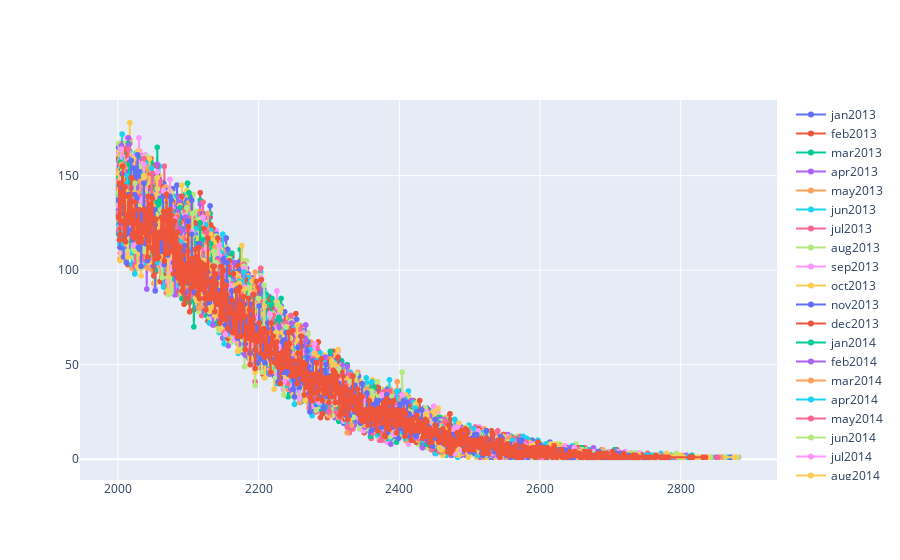

The notebook cell this image was saved under:
### Code cell
plotRatingDistributions(True)

### Figure 1 — Plotly figure (JSON) as saved in the notebook; plotly's stock layout.template omitted (floating-point values rounded to 4 significant figures; data arrays with more than 128 entries replaced by an {"elided": "..."} marker saying what was removed)
{"data": [{"mode": "lines+markers", "name": "jan2013", "type": "scattergl", "x": {"elided": "707 int values"}, "y": {"elided": "707 int values"}}, {"mode": "lines+markers", "name": "feb2013", "type": "scattergl", "x": {"elided": "709 int values"}, "y": {"elided": "709 int values"}}, {"mode": "lines+markers", "name": "mar2013", "type": "scattergl", "x": {"elided": "714 int values"}, "y": {"elided": "714 int values"}}, {"mode": "lines+markers", "name": "apr2013", "type": "scattergl", "x": {"elided": "708 int values"}, "y": {"elided": "708 int values"}}, {"mode": "lines+markers", "name": "may2013", "type": "scattergl", "x": {"elided": "712 int values"}, "y": {"elided": "712 int values"}}, {"mode": "lines+markers", "name": "jun2013", "type": "scattergl", "x": {"elided": "714 int values"}, "y": {"elided": "714 int values"}}, {"mode": "lines+markers", "name": "jul2013", "type": "scattergl", "x": {"elided": "710 int values"}, "y": {"elided": "710 int values"}}, {"mode": "lines+markers", "name": "aug2013", "type": "scattergl", "x": {"elided": "712 int values"}, "y": {"elided": "712 int values"}}, {"mode": "lines+markers", "name": "sep2013", "type": "scattergl", "x": {"elided": "715 int values"}, "y": {"elided": "715 int values"}}, {"mode": "lines+markers", "name": "oct2013", "type": "scattergl", "x": {"elided": "724 int values"}, "y": {"elided": "724 int values"}}, {"mode": "lines+markers", "name": "nov2013", "type": "scattergl", "x": {"elided": "713 int values"}, "y": {"elided": "713 int values"}}, {"mode": "lines+markers", "name": "dec2013", "type": "scattergl", "x": {"elided": "719 int values"}, "y": {"elided": "719 int values"}}, {"mode": "lines+markers", "name": "jan2014", "type": "scattergl", "x": {"elided": "717 int values"}, "y": {"elided": "717 int values"}}, {"mode": "lines+markers", "name": "feb2014", "type": "scattergl", "x": {"elided": "714 int values"}, "y": {"elided": "714 int values"}}, {"mode": "lines+markers", "name": "mar2014", "type": "scattergl", "x": {"elided": "715 int values"}, "y": {"elided": "715 int values"}}, {"mode": "lines+markers", "name": "apr2014", "type": "scattergl", "x": {"elided": "706 int values"}, "y": {"elided": "706 int values"}}, {"mode": "lines+markers", "name": "may2014", "type": "scattergl", "x": {"elided": "710 int values"}, "y": {"elided": "710 int values"}}, {"mode": "lines+markers", "name": "jun2014", "type": "scattergl", "x": {"elided": "713 int values"}, "y": {"elided": "713 int values"}}, {"mode": "lines+markers", "name": "jul2014", "type": "scattergl", "x": {"elided": "709 int values"}, "y": {"elided": "709 int values"}}, {"mode": "lines+markers", "name": "aug2014", "type": "scattergl", "x": {"elided": "719 int values"}, "y": {"elided": "719 int values"}}, {"mode": "lines+markers", "name": "sep2014", "type": "scattergl", "x": {"elided": "711 int values"}, "y": {"elided": "711 int values"}}, {"mode": "lines+markers", "name": "oct2014", "type": "scattergl", "x": {"elided": "715 int values"}, "y": {"elided": "715 int values"}}, {"mode": "lines+markers", "name": "nov2014", "type": "scattergl", "x": {"elided": "717 int values"}, "y": {"elided": "717 int values"}}, {"mode": "lines+markers", "name": "dec2014", "type": "scattergl", "x": {"elided": "717 int values"}, "y": {"elided": "717 int values"}}, {"mode": "lines+markers", "name": "jan2015", "type": "scattergl", "x": {"elided": "717 int values"}, "y": {"elided": "717 int values"}}, {"mode": "lines+markers", "name": "feb2015", "type": "scattergl", "x": {"elided": "714 int values"}, "y": {"elided": "714 int values"}}, {"mode": "lines+markers", "name": "mar2015", "type": "scattergl", "x": {"elided": "712 int values"}, "y": {"elided": "712 int values"}}, {"mode": "lines+markers", "name": "apr2015", "type": "scattergl", "x": {"elided": "714 int values"}, "y": {"elided": "714 int values"}}, {"mode": "lines+markers", "name": "may2015", "type": "scattergl", "x": {"elided": "714 int values"}, "y": {"elided": "714 int values"}}, {"mode": "lines+markers", "name": "jun2015", "type": "scattergl", "x": {"elided": "711 int values"}, "y": {"elided": "711 int values"}}, {"mode": "lines+markers", "name": "jul2015", "type": "scattergl", "x": {"elided": "712 int values"}, "y": {"elided": "712 int values"}}, {"mode": "lines+markers", "name": "aug2015", "type": "scattergl", "x": {"elided": "716 int values"}, "y": {"elided": "716 int values"}}, {"mode": "lines+markers", "name": "sep2015", "type": "scattergl", "x": {"elided": "715 int values"}, "y": {"elided": "715 int values"}}, {"mode": "lines+markers", "name": "oct2015", "type": "scattergl", "x": {"elided": "715 int values"}, "y": {"elided": "715 int values"}}, {"mode": "lines+markers", "name": "nov2015", "type": "scattergl", "x": {"elided": "712 int values"}, "y": {"elided": "712 int values"}}, {"mode": "lines+markers", "name": "dec2015", "type": "scattergl", "x": {"elided": "715 int values"}, "y": {"elided": "715 int values"}}, {"mode": "lines+markers", "name": "jan2016", "type": "scattergl", "x": {"elided": "711 int values"}, "y": {"elided": "711 int values"}}, {"mode": "lines+markers", "name": "feb2016", "type": "scattergl", "x": {"elided": "710 int values"}, "y": {"elided": "710 int values"}}, {"mode": "lines+markers", "name": "mar2016", "type": "scattergl", "x": {"elided": "714 int values"}, "y": {"elided": "714 int values"}}, {"mode": "lines+markers", "name": "apr2016", "type": "scattergl", "x": {"elided": "721 int values"}, "y": {"elided": "721 int values"}}, {"mode": "lines+markers", "name": "may2016", "type": "scattergl", "x": {"elided": "715 int values"}, "y": {"elided": "715 int values"}}, {"mode": "lines+markers", "name": "jun2016", "type": "scattergl", "x": {"elided": "713 int values"}, "y": {"elided": "713 int values"}}, {"mode": "lines+markers", "name": "jul2016", "type": "scattergl", "x": {"elided": "716 int values"}, "y": {"elided": "716 int values"}}, {"mode": "lines+markers", "name": "aug2016", "type": "scattergl", "x": {"elided": "715 int values"}, "y": {"elided": "715 int values"}}, {"mode": "lines+markers", "name": "sep2016", "type": "scattergl", "x": {"elided": "719 int values"}, "y": {"elided": "719 int values"}}, {"mode": "lines+markers", "name": "oct2016", "type": "scattergl", "x": {"elided": "714 int values"}, "y": {"elided": "714 int values"}}, {"mode": "lines+markers", "name": "nov2016", "type": "scattergl", "x": {"elided": "709 int values"}, "y": {"elided": "709 int values"}}, {"mode": "lines+markers", "name": "dec2016", "type": "scattergl", "x": {"elided": "715 int values"}, "y": {"elided": "715 int values"}}, {"mode": "lines+markers", "name": "jan2017", "type": "scattergl", "x": {"elided": "713 int values"}, "y": {"elided": "713 int values"}}, {"mode": "lines+markers", "name": "feb2017", "type": "scattergl", "x": {"elided": "720 int values"}, "y": {"elided": "720 int values"}}, {"mode": "lines+markers", "name": "mar2017", "type": "scattergl", "x": {"elided": "712 int values"}, "y": {"elided": "712 int values"}}, {"mode": "lines+markers", "name": "apr2017", "type": "scattergl", "x": {"elided": "716 int values"}, "y": {"elided": "716 int values"}}, {"mode": "lines+markers", "name": "may2017", "type": "scattergl", "x": {"elided": "718 int values"}, "y": {"elided": "718 int values"}}, {"mode": "lines+markers", "name": "jun2017", "type": "scattergl", "x": {"elided": "711 int values"}, "y": {"elided": "711 int values"}}, {"mode": "lines+markers", "name": "jul2017", "type": "scattergl", "x": {"elided": "717 int values"}, "y": {"elided": "717 int values"}}, {"mode": "lines+markers", "name": "aug2017", "type": "scattergl", "x": {"elided": "711 int values"}, "y": {"elided": "711 int values"}}, {"mode": "lines+markers", "name": "sep2017", "type": "scattergl", "x": {"elided": "710 int values"}, "y": {"elided": "710 int values"}}, {"mode": "lines+markers", "name": "oct2017", "type": "scattergl", "x": {"elided": "712 int values"}, "y": {"elided": "712 int values"}}, {"mode": "lines+markers", "name": "nov2017", "type": "scattergl", "x": {"elided": "703 int values"}, "y": {"elided": "703 int values"}}, {"mode": "lines+markers", "name": "dec2017", "type": "scattergl", "x": {"elided": "719 int values"}, "y": {"elided": "719 int values"}}, {"mode": "lines+markers", "name": "jan2018", "type": "scattergl", "x": {"elided": "717 int values"}, "y": {"elided": "717 int values"}}, {"mode": "lines+markers", "name": "feb2018", "type": "scattergl", "x": {"elided": "717 int values"}, "y": {"elided": "717 int values"}}, {"mode": "lines+markers", "name": "mar2018", "type": "scattergl", "x": {"elided": "719 int values"}, "y": {"elided": "719 int values"}}, {"mode": "lines+markers", "name": "apr2018", "type": "scattergl", "x": {"elided": "717 int values"}, "y": {"elided": "717 int values"}}, {"mode": "lines+markers", "name": "may2018", "type": "scattergl", "x": {"elided": "713 int values"}, "y": {"elided": "713 int values"}}, {"mode": "lines+markers", "name": "jun2018", "type": "scattergl", "x": {"elided": "717 int values"}, "y": {"elided": "717 int values"}}, {"mode": "lines+markers", "name": "jul2018", "type": "scattergl", "x": {"elided": "723 int values"}, "y": {"elided": "723 int values"}}, {"mode": "lines+markers", "name": "aug2018", "type": "scattergl", "x": {"elided": "715 int values"}, "y": {"elided": "715 int values"}}, {"mode": "lines+markers", "name": "sep2018", "type": "scattergl", "x": {"elided": "716 int values"}, "y": {"elided": "716 int values"}}, {"mode": "lines+markers", "name": "oct2018", "type": "scattergl", "x": {"elided": "713 int values"}, "y": {"elided": "713 int values"}}, {"mode": "lines+markers", "name": "nov2018", "type": "scattergl", "x": {"elided": "709 int values"}, "y": {"elided": "709 int values"}}, {"mode": "lines+markers", "name": "dec2018", "type": "scattergl", "x": {"elided": "712 int values"}, "y": {"elided": "712 int values"}}], "layout": {}}
